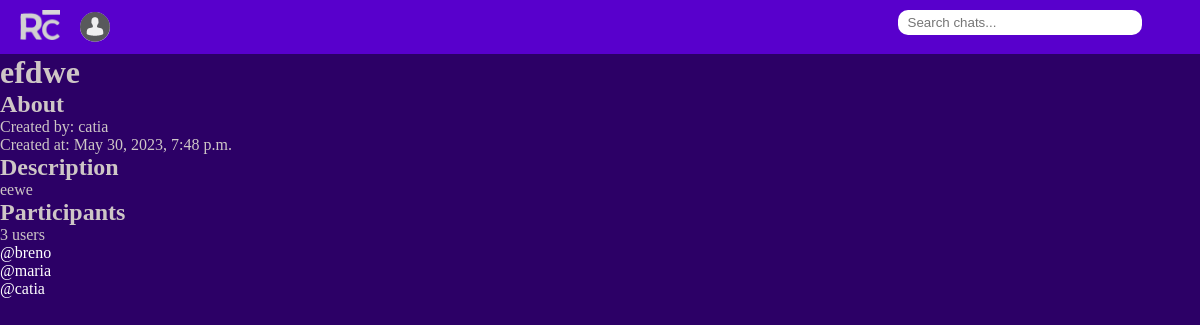
The page /about/18/ on the database its author committed.
### chatroom/models.py (models this page shows, shortened)
class Room(models.Model):
    host = models.ForeignKey(User, on_delete=models.SET_NULL, null=True)
    topic = models.ForeignKey(Topic, on_delete=models.SET_NULL, null=True)
    name = models.CharField(max_length=100)
    description = models.TextField(null=True, blank=True)
    participants = models.ManyToManyField(User, related_name='participants', blank=True)
    created = models.DateTimeField(auto_now_add=True)
    updated = models.DateTimeField(auto_now=True)
    class Meta:
        ordering = ['-updated', '-created']

### chatroom/views.py (the view)
# urls.py: path('about/<int:pk>/', views.chatDetail, name='about_room'),
def chatDetail(request, pk):
    room = Room.objects.get(id=pk)
    participants = room.participants.all()
    amount = participants.count()
    number = 0
    context = {'room':room, 'participants':participants, 'amount':amount, 'number':number}
    return render(request, 'chatroom/room_detail.html', context)

### chatroom/templates/chatroom/room_detail.html
{% extends 'base.html' %}
{%block content%}
<div>
    <div>
        <h1>{{room.name}}</h1>
        <h2>About</h2>
        <p>Created by: {{room.host}}</p>
        <p>Created at: {{room.created}}</p>
        <h2>Description</h2>
        <p>{{room.description}}</p>
        <h2>Participants</h2>
        {% if amount > 1 %}
        <p>{{amount}} users</p>
        {% else %}
        <p>{{amount}} user</p>
        {% endif %}
        <ul>
            {% for user in participants %}
            <li><a style="text-decoration: none;color: white;" href="{% url 'user-profile' user.id %}">@{{user}}</a></li>
            {% endfor %}
        </ul>
    </div>
</div>
{% endblock content %}

### static/base.css (style rules this page uses)
* { margin: 0; padding: 0; }
:root { font-size: 16px; --color1: #6900F2; --color2: #5800CC; --color3: #2C0066; }
body { background-color: var(--color3); color: rgb(206, 198, 198); }

### rows shown on the page
Room: name "efdwe", host "catia", created "May 30, 2023, 7:48 p.m.", description "eewe"

### other values the page prints
{{ amount }} "3"
{{ user }} "breno"
{{ user }} "maria"
{{ user }} "catia"
